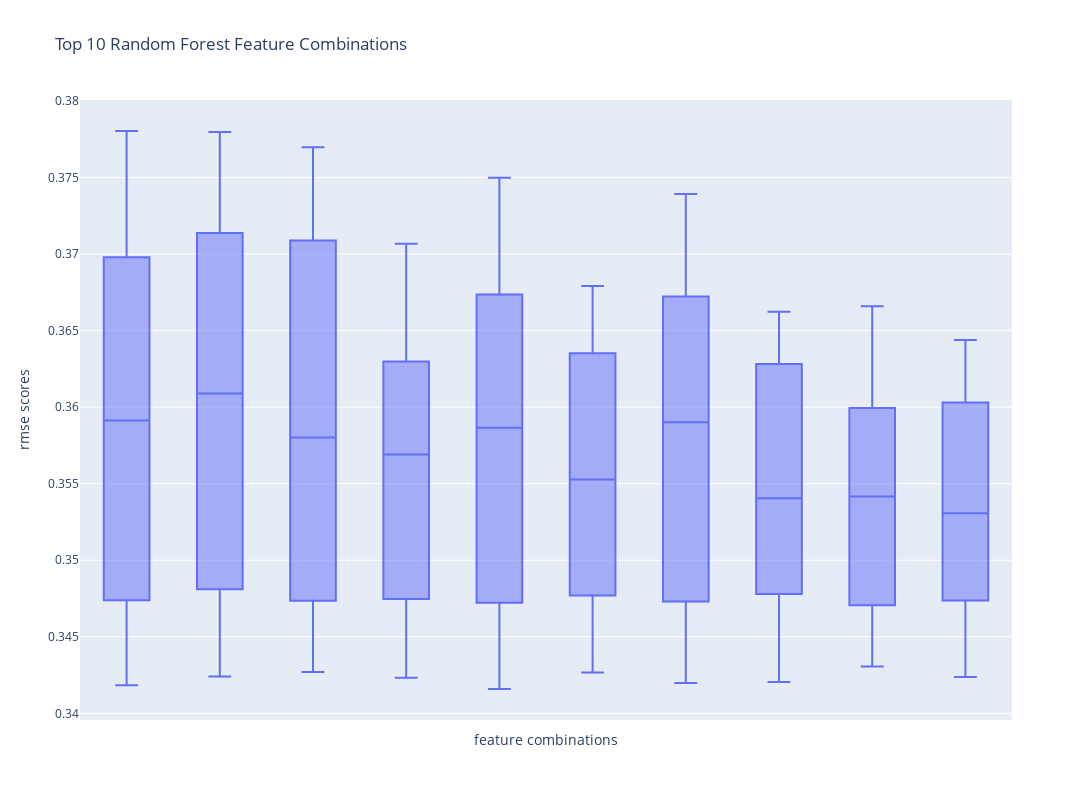

Here is the notebook cell this chart was saved with:
### Markdown cell above
#### Best Random Forest Models

### Code cell
x = df_agg_metrics[df_agg_metrics['model'] == 'rf'].sort_values(by='mean_rmse')['features'].head(10)

fig = px.box(df_metrics[(df_metrics['features'].isin(x)) & (df_metrics['model'] == 'rf')], x='features',
             y='rmse_scores', title='RMSE Boxplot of Top 10 Feature Combinations')
fig.update_layout(height=800, width=1100,
                  title_text="Top 10 Random Forest Feature Combinations",
                  xaxis_title="feature combinations", yaxis_title="rmse scores")
fig.update_xaxes(showticklabels=False)
fig.show()

### Figure 1 — Plotly figure (JSON) as saved in the notebook; plotly's stock layout.template omitted (floating-point values rounded to 4 significant figures)
{"data": [{"alignmentgroup": "True", "hovertemplate": "features=%{x}<br>rmse_scores=%{y}<extra></extra>", "legendgroup": "", "marker": {"color": "#636efa"}, "name": "", "notched": false, "offsetgroup": "", "orientation": "v", "showlegend": false, "type": "box", "x": ["f_1_num_of_terms,f_5_num_results,f_6_max_title_score,f_9_avg_semantic_score", "f_1_num_of_terms,f_5_num_results,f_6_max_title_score,f_9_avg_semantic_score", "f_1_num_of_terms,f_5_num_results,f_6_max_title_score,f_9_avg_semantic_score", "f_1_num_of_terms,f_5_num_results,f_6_max_title_score,f_9_avg_semantic_score", "f_1_num_of_terms,f_5_num_results,f_6_max_title_score,f_9_avg_semantic_score", "f_1_num_of_terms,f_5_num_results,f_7_sum_title_scores,f_9_avg_semantic_score", "f_1_num_of_terms,f_5_num_results,f_7_sum_title_scores,f_9_avg_semantic_score", "f_1_num_of_terms,f_5_num_results,f_7_sum_title_scores,f_9_avg_semantic_score", "f_1_num_of_terms,f_5_num_results,f_7_sum_title_scores,f_9_avg_semantic_score", "f_1_num_of_terms,f_5_num_results,f_7_sum_title_scores,f_9_avg_semantic_score", "f_5_num_results,f_6_max_title_score,f_7_sum_title_scores,f_9_avg_semantic_score", "f_5_num_results,f_6_max_title_score,f_7_sum_title_scores,f_9_avg_semantic_score", "f_5_num_results,f_6_max_title_score,f_7_sum_title_scores,f_9_avg_semantic_score", "f_5_num_results,f_6_max_title_score,f_7_sum_title_scores,f_9_avg_semantic_score", "f_5_num_results,f_6_max_title_score,f_7_sum_title_scores,f_9_avg_semantic_score", "f_5_num_results,f_6_max_title_score,f_8_max_semantic_score,f_9_avg_semantic_score", "f_5_num_results,f_6_max_title_score,f_8_max_semantic_score,f_9_avg_semantic_score", "f_5_num_results,f_6_max_title_score,f_8_max_semantic_score,f_9_avg_semantic_score", "f_5_num_results,f_6_max_title_score,f_8_max_semantic_score,f_9_avg_semantic_score", "f_5_num_results,f_6_max_title_score,f_8_max_semantic_score,f_9_avg_semantic_score", "f_1_num_of_terms,f_5_num_results,f_6_max_title_score,f_7_sum_title_scores,f_9_avg_semantic_score", "f_1_num_of_terms,f_5_num_results,f_6_max_title_score,f_7_sum_title_scores,f_9_avg_semantic_score", "f_1_num_of_terms,f_5_num_results,f_6_max_title_score,f_7_sum_title_scores,f_9_avg_semantic_score", "f_1_num_of_terms,f_5_num_results,f_6_max_title_score,f_7_sum_title_scores,f_9_avg_semantic_score", "f_1_num_of_terms,f_5_num_results,f_6_max_title_score,f_7_sum_title_scores,f_9_avg_semantic_score", "f_5_num_results,f_6_max_title_score,f_7_sum_title_scores,f_8_max_semantic_score,f_9_avg_semantic_score", "f_5_num_results,f_6_max_title_score,f_7_sum_title_scores,f_8_max_semantic_score,f_9_avg_semantic_score", "f_5_num_results,f_6_max_title_score,f_7_sum_title_scores,f_8_max_semantic_score,f_9_avg_semantic_score", "f_5_num_results,f_6_max_title_score,f_7_sum_title_scores,f_8_max_semantic_score,f_9_avg_semantic_score", "f_5_num_results,f_6_max_title_score,f_7_sum_title_scores,f_8_max_semantic_score,f_9_avg_semantic_score", "f_1_num_of_terms,f_4_has_special_char,f_5_num_results,f_6_max_title_score,f_7_sum_title_scores,f_9_avg_semantic_score", "f_1_num_of_terms,f_4_has_special_char,f_5_num_results,f_6_max_title_score,f_7_sum_title_scores,f_9_avg_semantic_score", "f_1_num_of_terms,f_4_has_special_char,f_5_num_results,f_6_max_title_score,f_7_sum_title_scores,f_9_avg_semantic_score", "f_1_num_of_terms,f_4_has_special_char,f_5_num_results,f_6_max_title_score,f_7_sum_title_scores,f_9_avg_semantic_score", "f_1_num_of_terms,f_4_has_special_char,f_5_num_results,f_6_max_title_score,f_7_sum_title_scores,f_9_avg_semantic_score", "f_1_num_of_terms,f_5_num_results,f_6_max_title_score,f_7_sum_title_scores,f_8_max_semantic_score,f_9_avg_semantic_score", "f_1_num_of_terms,f_5_num_results,f_6_max_title_score,f_7_sum_title_scores,f_8_max_semantic_score,f_9_avg_semantic_score", "f_1_num_of_terms,f_5_num_results,f_6_max_title_score,f_7_sum_title_scores,f_8_max_semantic_score,f_9_avg_semantic_score", "f_1_num_of_terms,f_5_num_results,f_6_max_title_score,f_7_sum_title_scores,f_8_max_semantic_score,f_9_avg_semantic_score", "f_1_num_of_terms,f_5_num_results,f_6_max_title_score,f_7_sum_title_scores,f_8_max_semantic_score,f_9_avg_semantic_score", "f_1_num_of_terms,f_3_has_numbers,f_4_has_special_char,f_5_num_results,f_6_max_title_score,f_8_max_semantic_score,f_9_avg_semantic_score", "f_1_num_of_terms,f_3_has_numbers,f_4_has_special_char,f_5_num_results,f_6_max_title_score,f_8_max_semantic_score,f_9_avg_semantic_score", "f_1_num_of_terms,f_3_has_numbers,f_4_has_special_char,f_5_num_results,f_6_max_title_score,f_8_max_semantic_score,f_9_avg_semantic_score", "f_1_num_of_terms,f_3_has_numbers,f_4_has_special_char,f_5_num_results,f_6_max_title_score,f_8_max_semantic_score,f_9_avg_semantic_score", "f_1_num_of_terms,f_3_has_numbers,f_4_has_special_char,f_5_num_results,f_6_max_title_score,f_8_max_semantic_score,f_9_avg_semantic_score", "f_1_num_of_terms,f_3_has_numbers,f_4_has_special_char,f_5_num_results,f_6_max_title_score,f_7_sum_title_scores,f_8_max_semantic_score,f_9_avg_semantic_score", "f_1_num_of_terms,f_3_has_numbers,f_4_has_special_char,f_5_num_results,f_6_max_title_score,f_7_sum_title_scores,f_8_max_semantic_score,f_9_avg_semantic_score", "f_1_num_of_terms,f_3_has_numbers,f_4_has_special_char,f_5_num_results,f_6_max_title_score,f_7_sum_title_scores,f_8_max_semantic_score,f_9_avg_semantic_score", "f_1_num_of_terms,f_3_has_numbers,f_4_has_special_char,f_5_num_results,f_6_max_title_score,f_7_sum_title_scores,f_8_max_semantic_score,f_9_avg_semantic_score", "f_1_num_of_terms,f_3_has_numbers,f_4_has_special_char,f_5_num_results,f_6_max_title_score,f_7_sum_title_scores,f_8_max_semantic_score,f_9_avg_semantic_score", "f_1_num_of_terms,f_5_num_results,f_6_max_title_score,f_9_avg_semantic_score", "f_1_num_of_terms,f_5_num_results,f_6_max_title_score,f_9_avg_semantic_score", "f_1_num_of_terms,f_5_num_results,f_6_max_title_score,f_9_avg_semantic_score", "f_1_num_of_terms,f_5_num_results,f_6_max_title_score,f_9_avg_semantic_score", "f_1_num_of_terms,f_5_num_results,f_6_max_title_score,f_9_avg_semantic_score", "f_1_num_of_terms,f_5_num_results,f_7_sum_title_scores,f_9_avg_semantic_score", "f_1_num_of_terms,f_5_num_results,f_7_sum_title_scores,f_9_avg_semantic_score", "f_1_num_of_terms,f_5_num_results,f_7_sum_title_scores,f_9_avg_semantic_score", "f_1_num_of_terms,f_5_num_results,f_7_sum_title_scores,f_9_avg_semantic_score", "f_1_num_of_terms,f_5_num_results,f_7_sum_title_scores,f_9_avg_semantic_score", "f_5_num_results,f_6_max_title_score,f_7_sum_title_scores,f_9_avg_semantic_score", "f_5_num_results,f_6_max_title_score,f_7_sum_title_scores,f_9_avg_semantic_score", "f_5_num_results,f_6_max_title_score,f_7_sum_title_scores,f_9_avg_semantic_score", "f_5_num_results,f_6_max_title_score,f_7_sum_title_scores,f_9_avg_semantic_score", "f_5_num_results,f_6_max_title_score,f_7_sum_title_scores,f_9_avg_semantic_score", "f_5_num_results,f_6_max_title_score,f_8_max_semantic_score,f_9_avg_semantic_score", "f_5_num_results,f_6_max_title_score,f_8_max_semantic_score,f_9_avg_semantic_score", "f_5_num_results,f_6_max_title_score,f_8_max_semantic_score,f_9_avg_semantic_score", "f_5_num_results,f_6_max_title_score,f_8_max_semantic_score,f_9_avg_semantic_score", "f_5_num_results,f_6_max_title_score,f_8_max_semantic_score,f_9_avg_semantic_score", "f_1_num_of_terms,f_5_num_results,f_6_max_title_score,f_7_sum_title_scores,f_9_avg_semantic_score", "f_1_num_of_terms,f_5_num_results,f_6_max_title_score,f_7_sum_title_scores,f_9_avg_semantic_score", "f_1_num_of_terms,f_5_num_results,f_6_max_title_score,f_7_sum_title_scores,f_9_avg_semantic_score", "f_1_num_of_terms,f_5_num_results,f_6_max_title_score,f_7_sum_title_scores,f_9_avg_semantic_score", "f_1_num_of_terms,f_5_num_results,f_6_max_title_score,f_7_sum_title_scores,f_9_avg_semantic_score", "f_5_num_results,f_6_max_title_score,f_7_sum_title_scores,f_8_max_semantic_score,f_9_avg_semantic_score", "f_5_num_results,f_6_max_title_score,f_7_sum_title_scores,f_8_max_semantic_score,f_9_avg_semantic_score", "f_5_num_results,f_6_max_title_score,f_7_sum_title_scores,f_8_max_semantic_score,f_9_avg_semantic_score", "f_5_num_results,f_6_max_title_score,f_7_sum_title_scores,f_8_max_semantic_score,f_9_avg_semantic_score", "f_5_num_results,f_6_max_title_score,f_7_sum_title_scores,f_8_max_semantic_score,f_9_avg_semantic_score", "f_1_num_of_terms,f_4_has_special_char,f_5_num_results,f_6_max_title_score,f_7_sum_title_scores,f_9_avg_semantic_score", "f_1_num_of_terms,f_4_has_special_char,f_5_num_results,f_6_max_title_score,f_7_sum_title_scores,f_9_avg_semantic_score", "f_1_num_of_terms,f_4_has_special_char,f_5_num_results,f_6_max_title_score,f_7_sum_title_scores,f_9_avg_semantic_score", "f_1_num_of_terms,f_4_has_special_char,f_5_num_results,f_6_max_title_score,f_7_sum_title_scores,f_9_avg_semantic_score", "f_1_num_of_terms,f_4_has_special_char,f_5_num_results,f_6_max_title_score,f_7_sum_title_scores,f_9_avg_semantic_score", "f_1_num_of_terms,f_5_num_results,f_6_max_title_score,f_7_sum_title_scores,f_8_max_semantic_score,f_9_avg_semantic_score", "f_1_num_of_terms,f_5_num_results,f_6_max_title_score,f_7_sum_title_scores,f_8_max_semantic_score,f_9_avg_semantic_score", "f_1_num_of_terms,f_5_num_results,f_6_max_title_score,f_7_sum_title_scores,f_8_max_semantic_score,f_9_avg_semantic_score", "f_1_num_of_terms,f_5_num_results,f_6_max_title_score,f_7_sum_title_scores,f_8_max_semantic_score,f_9_avg_semantic_score", "f_1_num_of_terms,f_5_num_results,f_6_max_title_score,f_7_sum_title_scores,f_8_max_semantic_score,f_9_avg_semantic_score", "f_1_num_of_terms,f_3_has_numbers,f_4_has_special_char,f_5_num_results,f_6_max_title_score,f_8_max_semantic_score,f_9_avg_semantic_score", "f_1_num_of_terms,f_3_has_numbers,f_4_has_special_char,f_5_num_results,f_6_max_title_score,f_8_max_semantic_score,f_9_avg_semantic_score", "f_1_num_of_terms,f_3_has_numbers,f_4_has_special_char,f_5_num_results,f_6_max_title_score,f_8_max_semantic_score,f_9_avg_semantic_score", "f_1_num_of_terms,f_3_has_numbers,f_4_has_special_char,f_5_num_results,f_6_max_title_score,f_8_max_semantic_score,f_9_avg_semantic_score", "f_1_num_of_terms,f_3_has_numbers,f_4_has_special_char,f_5_num_results,f_6_max_title_score,f_8_max_semantic_score,f_9_avg_semantic_score", "f_1_num_of_terms,f_3_has_numbers,f_4_has_special_char,f_5_num_results,f_6_max_title_score,f_7_sum_title_scores,f_8_max_semantic_score,f_9_avg_semantic_score", "f_1_num_of_terms,f_3_has_numbers,f_4_has_special_char,f_5_num_results,f_6_max_title_score,f_7_sum_title_scores,f_8_max_semantic_score,f_9_avg_semantic_score", "f_1_num_of_terms,f_3_has_numbers,f_4_has_special_char,f_5_num_results,f_6_max_title_score,f_7_sum_title_scores,f_8_max_semantic_score,f_9_avg_semantic_score", "f_1_num_of_terms,f_3_has_numbers,f_4_has_special_char,f_5_num_results,f_6_max_title_score,f_7_sum_title_scores,f_8_max_semantic_score,f_9_avg_semantic_score", "f_1_num_of_terms,f_3_has_numbers,f_4_has_special_char,f_5_num_results,f_6_max_title_score,f_7_sum_title_scores,f_8_max_semantic_score,f_9_avg_semantic_score"], "x0": " ", "xaxis": "x", "y": [0.378, 0.3698, 0.3711, 0.3693, 0.3668, 0.378, 0.3695, 0.3755, 0.3705, 0.3714, 0.377, 0.3706, 0.3724, 0.3709, 0.3649, 0.3707, 0.3696, 0.363, 0.3622, 0.3629, 0.375, 0.3652, 0.3694, 0.3673, 0.3674, 0.3679, 0.3662, 0.3635, 0.3582, 0.3602, 0.3739, 0.3655, 0.3692, 0.3672, 0.3665, 0.3662, 0.364, 0.3628, 0.3557, 0.3585, 0.3666, 0.3648, 0.3599, 0.3565, 0.3597, 0.3644, 0.3638, 0.3603, 0.3544, 0.3595, 0.3515, 0.3495, 0.3457, 0.3474, 0.3418, 0.3523, 0.3486, 0.3456, 0.3481, 0.3424, 0.3511, 0.3492, 0.3454, 0.3474, 0.3427, 0.3516, 0.3502, 0.3454, 0.3475, 0.3423, 0.3521, 0.349, 0.346, 0.3472, 0.3416, 0.3523, 0.3483, 0.3458, 0.3477, 0.3427, 0.3525, 0.3484, 0.3465, 0.3473, 0.342, 0.3524, 0.3482, 0.3466, 0.3478, 0.3421, 0.3519, 0.3495, 0.3471, 0.3458, 0.3431, 0.3517, 0.349, 0.3457, 0.3474, 0.3424], "y0": " ", "yaxis": "y"}], "layout": {"boxmode": "group", "height": 800, "legend": {"tracegroupgap": 0}, "title": {"text": "Top 10 Random Forest Feature Combinations"}, "width": 1100, "xaxis": {"anchor": "y", "autorange": true, "domain": [0, 1], "range": [-0.5, 9.5], "showticklabels": false, "title": {"text": "feature combinations"}, "type": "category"}, "yaxis": {"anchor": "x", "autorange": true, "domain": [0, 1], "range": [0.3396, 0.3801], "title": {"text": "rmse scores"}, "type": "linear"}}}
